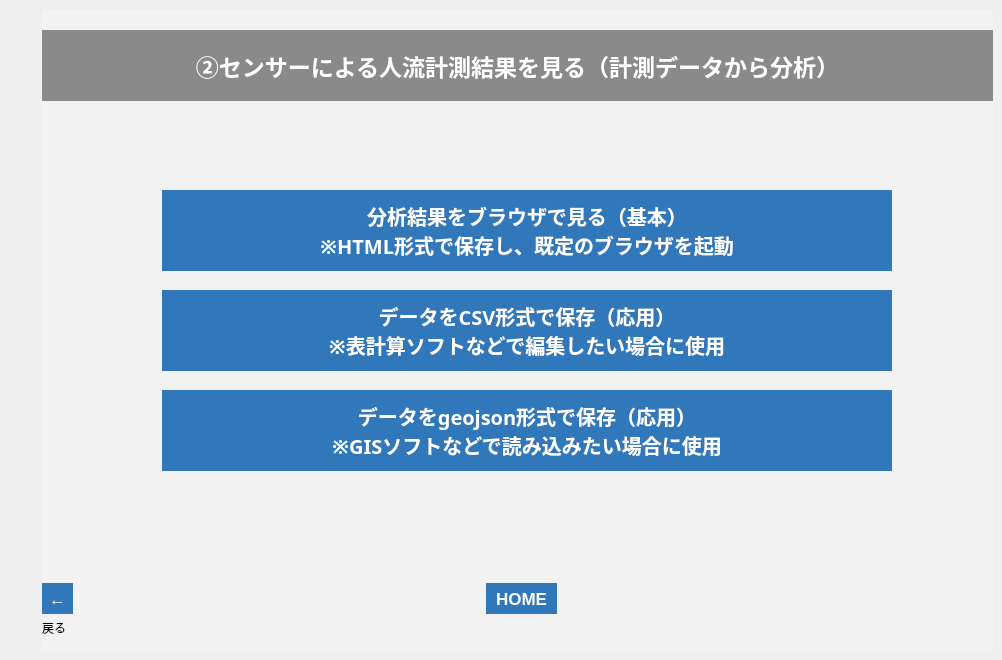
   <widget class="QWidget" name="tab_16">
    <attribute name="title">
     <string>002_6</string>
    </attribute>
    <widget class="QFrame" name="frame_17">
     <property name="geometry">
      <rect>
       <x>42</x>
       <y>10</y>
       <width>951</width>
       <height>641</height>
      </rect>
     </property>
     <property name="styleSheet">
      <string notr="true">background-color: rgb(242, 242, 242);</string>
     </property>
     <property name="frameShape">
      <enum>QFrame::NoFrame</enum>
     </property>
     <property name="frameShadow">
      <enum>QFrame::Plain</enum>
     </property>
     <property name="lineWidth">
      <number>0</number>
     </property>
     <widget class="QLabel" name="label_85">
      <property name="geometry">
       <rect>
        <x>0</x>
        <y>610</y>
        <width>50</width>
        <height>16</height>
       </rect>
      </property>
      <property name="text">
       <string>戻る</string>
      </property>
     </widget>
     <widget class="QToolButton" name="btn_002_6_b">
      <property name="geometry">
       <rect>
        <x>0</x>
        <y>573</y>
        <width>31</width>
        <height>31</height>
       </rect>
      </property>
      <property name="font">
       <font>
        <pointsize>13</pointsize>
        <weight>75</weight>
        <bold>true</bold>
       </font>
      </property>
      <property name="styleSheet">
       <string notr="true">background-color: rgb(48,120,186);
color: rgb(255, 255, 255);
border: none;</string>
      </property>
      <property name="text">
       <string>←</string>
      </property>
     </widget>
     <widget class="QLabel" name="label_86">
      <property name="geometry">
       <rect>
        <x>0</x>
        <y>20</y>
        <width>951</width>
        <height>71</height>
       </rect>
      </property>
      <property name="font">
       <font>
        <family>游ゴシック</family>
        <pointsize>17</pointsize>
        <weight>75</weight>
        <bold>true</bold>
       </font>
      </property>
      <property name="styleSheet">
       <string notr="true">background-color: rgb(138, 138, 138);
color: rgb(255, 255, 255);</string>
      </property>
      <property name="text">
       <string>②センサーによる人流計測結果を見る（計測データから分析）</string>
      </property>
      <property name="alignment">
       <set>Qt::AlignCenter</set>
      </property>
     </widget>
     <widget class="QLabel" name="lbl_002_07_msg_status">
      <property name="geometry">
       <rect>
        <x>350</x>
        <y>420</y>
        <width>251</width>
        <height>81</height>
       </rect>
      </property>
      <property name="font">
       <font>
        <family>游ゴシック</family>
        <pointsize>14</pointsize>
        <weight>75</weight>
        <bold>true</bold>
       </font>
      </property>
      <property name="styleSheet">
       <string notr="true">border-color: rgb(220, 220, 220);</string>
      </property>
      <property name="frameShape">
       <enum>QFrame::Box</enum>
      </property>
      <property name="lineWidth">
       <number>0</number>
      </property>
      <property name="midLineWidth">
       <number>0</number>
      </property>
      <property name="text">
       <string/>
      </property>
      <property name="alignment">
       <set>Qt::AlignCenter</set>
      </property>
     </widget>
     <widget class="QToolButton" name="btn_home_12">
      <property name="geometry">
       <rect>
        <x>444</x>
        <y>573</y>
        <width>71</width>
        <height>31</height>
       </rect>
      </property>
      <property name="font">
       <font>
        <pointsize>13</pointsize>
        <weight>75</weight>
        <bold>true</bold>
       </font>
      </property>
      <property name="styleSheet">
       <string notr="true">background-color: rgb(48,120,186);
color: rgb(255, 255, 255);
border: none;</string>
      </property>
      <property name="text">
       <string>HOME</string>
      </property>
     </widget>
     <widget class="QPushButton" name="btn_export_csv_002">
      <property name="geometry">
       <rect>
        <x>120</x>
        <y>280</y>
        <width>730</width>
        <height>81</height>
       </rect>
      </property>
      <property name="font">
       <font>
        <family>游ゴシック</family>
        <pointsize>15</pointsize>
        <weight>75</weight>
        <bold>true</bold>
       </font>
      </property>
      <property name="autoFillBackground">
       <bool>false</bool>
      </property>
      <property name="styleSheet">
       <string notr="true">background-color: rgb(48,120,186);
color: rgb(255, 255, 255);
border: none;</string>
      </property>
      <property name="text">
       <string>データをCSV形式で保存（応用）
※表計算ソフトなどで編集したい場合に使用</string>
      </property>
     </widget>
     <widget class="QPushButton" name="btn_export_geojson_002">
      <property name="geometry">
       <rect>
        <x>120</x>
        <y>380</y>
        <width>730</width>
        <height>81</height>
       </rect>
      </property>
      <property name="font">
       <font>
        <family>游ゴシック</family>
        <pointsize>15</pointsize>
        <weight>75</weight>
        <bold>true</bold>
       </font>
      </property>
      <property name="autoFillBackground">
       <bool>false</bool>
      </property>
      <property name="styleSheet">
       <string notr="true">background-color: rgb(48,120,186);
color: rgb(255, 255, 255);
border: none;</string>
      </property>
      <property name="text">
       <string>データをgeojson形式で保存（応用）
※GISソフトなどで読み込みたい場合に使用</string>
      </property>
     </widget>
     <widget class="QPushButton" name="btn_export_html_002">
      <property name="geometry">
       <rect>
        <x>120</x>
        <y>180</y>
        <width>730</width>
        <height>81</height>
       </rect>
      </property>
      <property name="font">
       <font>
        <family>游ゴシック</family>
        <pointsize>15</pointsize>
        <weight>75</weight>
        <bold>true</bold>
       </font>
      </property>
      <property name="autoFillBackground">
       <bool>false</bool>
      </property>
      <property name="styleSheet">
       <string notr="true">background-color: rgb(48,120,186);
color: rgb(255, 255, 255);
border: none;</string>
      </property>
      <property name="text">
       <string>分析結果をブラウザで見る（基本）
※HTML形式で保存し、既定のブラウザを起動</string>
      </property>
     </widget>
    </widget>
   </widget>
